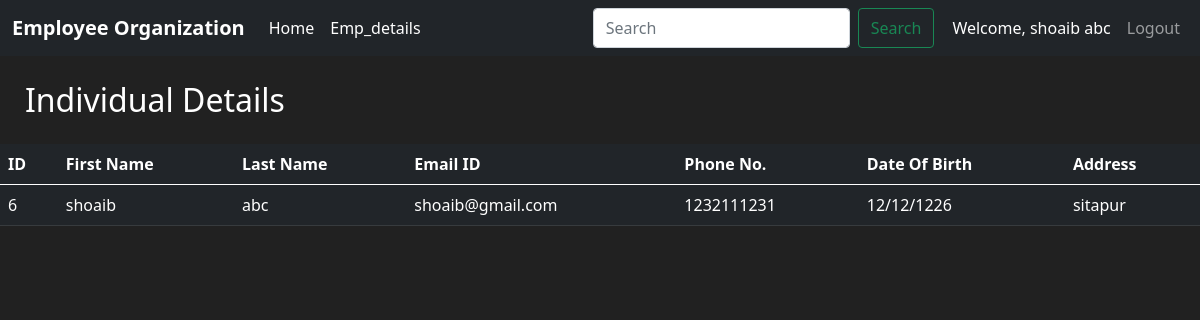
Screenshot of /Individual_details (signed in) with the database file from the repository.
### Employee/models.py (models this page shows)
class Item(db.Model, UserMixin):
    id=db.Column(db.Integer(), primary_key=True)
    Firstname=db.Column(db.String(length=20), nullable=False)
    Lastname=db.Column(db.String(length=20), nullable=False)
    Email=db.Column(db.String(length=20), nullable=False, unique=True)
    phone=db.Column(db.Integer(), nullable=False, unique=True)
    DOB=db.Column(db.String(length=10), nullable=False)
    Address=db.Column(db.String(length=20), nullable=False)
    Role=db.Column(db.String(), nullable=False)
    password_hash=db.Column(db.String(length=15), nullable=False)

### Employee/routes.py (the view)
@app.route('/Individual_details')
def Individual_details():
    items = Item.query.all()
    return render_template('Individual_details.html', items=items)

### Employee/models.py (called while the page is built)
@login_manager.user_loader
def load_user(user_id):
    return Item.query.get(int(user_id))

### Employee/templates/Individual_details.html (shortened to what this page needs)
{% extends 'Base.html' %}
{% block content %}
    <h2 style="margin:25px">Individual Details</h2>
    <table class="table table-hover table-dark">
        <thead>
            <tr>
                <th scope="col">ID</th>
                <th scope="col">First Name</th>
                <th scope="col">Last Name</th>
                <th scope="col">Email ID</th>
                <th scope="col">Phone No.</th>
                <th scope="col">Date Of Birth</th>
                <th scope="col">Address</th>
            </tr>
        </thead>
        <tbody>
            <tr>
                <td>{{current_user.id}}</td>
                <td>{{current_user.Firstname}}</td>
                <td>{{current_user.Lastname}}</td>
                <td>{{current_user.Email}}</td>
                <td>{{current_user.phone}}</td>
                <td>{{current_user.DOB}}</td>
                <td>{{current_user.Address}}</td>
            </tr>
        </tbody>
    </table>
{% endblock %}

### Employee/templates/Base.html (shortened to what this page needs)
<!DOCTYPE html>
<html lang="en">
<head>
    <link href="https://cdn.jsdelivr.net/npm/bootstrap@5.0.2/dist/css/bootstrap.min.css" rel="stylesheet">
</head>
<body>
    <nav class="navbar navbar-expand-lg navbar-dark bg-dark">
        <div class="container-fluid">
            <b><a class="navbar-brand" href="#">Employee Organization</a></b>
            <div class="collapse navbar-collapse" id="navbarSupportedContent">
                <div class="navbar-nav">
                    <a href="/" class="nav-item nav-link active">Home</a>
                </div>
                {% if current_user.is_authenticated %}
                    {% if current_user.Role=='Admin' %}
                        <div class="navbar-nav">
                            <a href="/Emp_details" class="nav-item nav-link active">Emp_details</a>
                        </div>
                        <div class="navbar-nav ms-auto">
                            <form class="d-flex" method="post" action="/Emp_details/search">
                                <input class="form-control me-2"  style="margin-right:10px" type="search" placeholder="Search" aria-label="Search" name="searched">
                                <button class="btn btn-outline-success" style="margin-right:10px" type="submit">Search</button>
                            </form>
                            <a class="nav-item nav-link active">Welcome, {{current_user.Firstname}} {{current_user.Lastname}}</a>
                            <a href="/logout" class="nav-item nav-link">Logout</a>
                        </div>
                    {% endif %}
                {% else %}
                <div class="navbar-nav ms-auto">
                    <a href="/login" class="nav-item nav-link">Login</a>
                    <a href="/register" class="nav-item nav-link">Register</a>
                </div>
                {% endif %}
            </div>
        </div>
    </nav>
    {% block content %}
    {% endblock %}
</body>
</html>

### Employee/templates/Base.html (style rules this page uses)
body { background-color:#212121; color:white; }

### rows the page displays
Item: Firstname "shoaib", Lastname "abc", id "6", Email "shoaib@gmail.com", phone "1232111231", DOB "12/12/1226", Address "sitapur"
